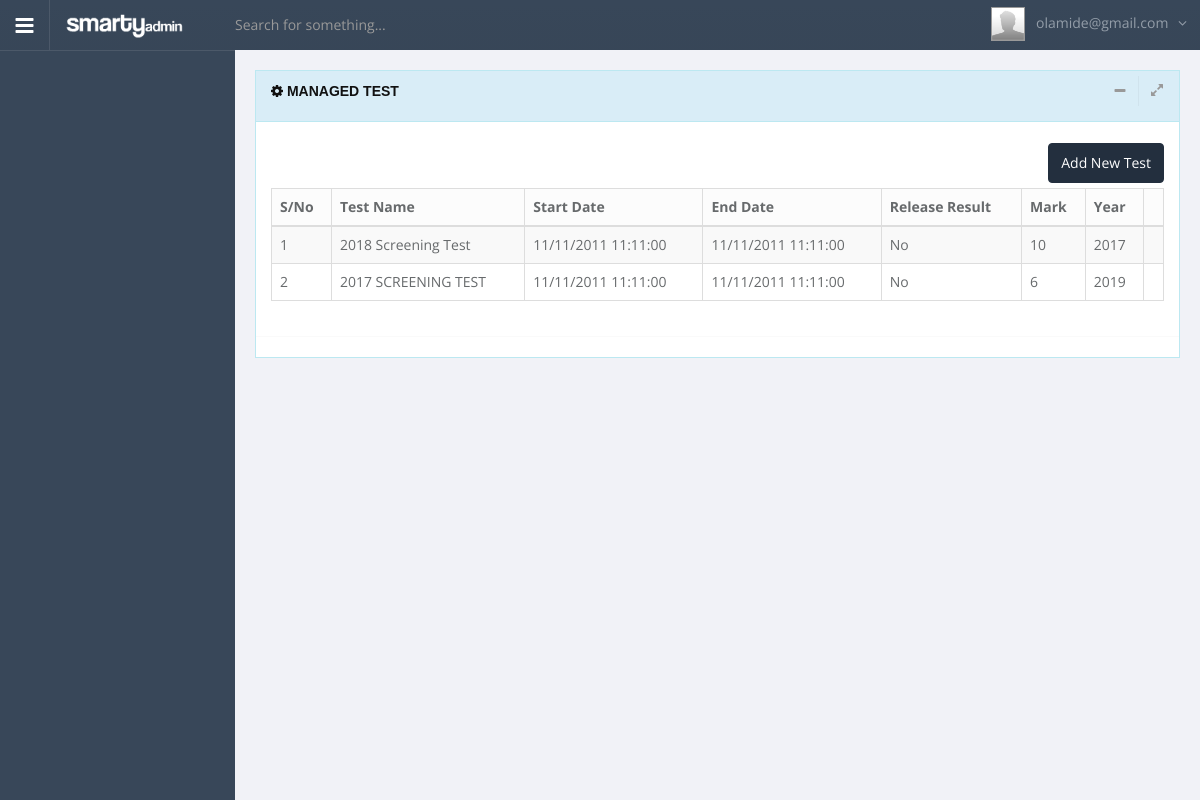
Screenshot of /staff/manageTest.php (signed in) with the database file from the repository.
### tables this page shows
CREATE TABLE `test_tb` (
  `id` int(10) NOT NULL AUTO_INCREMENT,
  `testName` varchar(100) NOT NULL,
  `startDate` varchar(120) NOT NULL,
  `endDate` varchar(120) NOT NULL,
  `mark` int(10) NOT NULL,
  `releaseResult` int(1) NOT NULL,
  `year` varchar(120) NOT NULL,
  PRIMARY KEY (`id`)
);

### staff/includes/user.php (called while the page is built, shortened)
<?php
class user extends dbh
{
	public function getStoreTest()
	{
		$stmt = "SELECT * FROM test_tb ";
		$result = $this->connect()->query($stmt);
		$numberrows = $result->num_rows;
		if ($numberrows >0) {
			while ($rows= $result->fetch_assoc()) {
				$data[] = $rows;
			}
			return $data;
		}
	}
	public function checkStatus($id)
	{
		if ($id == 0)
		{
			return 'Yes';
		}
		else
			return 'No';
	}
}
$object = new user();

### staff/includes/dbh.php (called while the page is built, shortened)
<?php
class dbh
{
	public function connect(){
		$this->servername ='localhost';
		$this->username ='root';
		$this->password ='root';
		$this->dbname ='zamScholarship';
		$conn = new mysqli($this->servername,$this->username, $this->password,$this->dbname );
		return $conn;
	}
}

### staff/manageTest.php (the view, shortened to what this page needs)
<?php include 'includes/dbh.php'; ?>
<?php include 'includes/user.php';
    $object->sessioncheck($_SESSION['user']);
   ?>
<?php
	include('..\admin/includes/headlink.php');
 ?>
	<body>
		<div id="wrapper">
            <?php include('..\admin/includes/navbar.php');?>
			<?php include('..\admin/includes/header.php');?>
			<section id="middle">
				<div id="content" class="padding-20">
					<div id="panel-1" class="panel panel-info">
						<div class="panel-heading">
							<span class="title elipsis">
								<strong class="text-black"> <i class="fa fa-gear"> </i> MANAGED TEST</strong>
							</span>
							<ul class="options pull-right list-inline">
								<li><a href="#" class="opt panel_colapse" data-toggle="tooltip" title="Colapse" data-placement="bottom"></a></li>
								<li><a href="#" class="opt panel_fullscreen hidden-xs" data-toggle="tooltip" title="Fullscreen" data-placement="bottom"><i class="fa fa-expand"></i></a></li>
							</ul>
						</div>
						<div class="panel-body">
						<div class="row">
							<div class="col-md-12"></div>
							<div class="col-md-9">
							</div>
							<div class="col-md-3 ">
							<a href="addTest.php" class="btn btn-primary pull-right">Add New Test</a>
							</div>
						</div>
							<table class="table table-striped table-bordered table-hover" id="datatable_sample">
								<thead>
									<tr>
										<th>S/No</th>
										<th>Test Name</th>
										<th>Start Date</th>
										<th>End Date</th>
										<th>Release Result</th>
										<th>Mark</th>
										<th>Year</th>
										<th></th>
									</tr>
								</thead>
								<tbody>
								<?php
									$results = $object->getStoreTest();
									$counter=1;
									foreach ($results as $result)
									{?>
									<tr>
										<td><?=$counter?></td>
										 <td><?=$result['testName']?></td>
										 <td><?=$result['startDate']?></td>
										 <td><?=$result['endDate']?></td>
										 <td><?=$object->checkStatus($result['releaseResult'])?></td>
										 <td><?=$result['mark']?></td>
										 <td><?=$result['year']?></td>
										 <td></td>
									</tr>
									<?php
									$counter++;
								}
									?>
								</tbody>
							</table>
						</div>
						<div class="panel-footer">
						</div>
					</div>
				</div>
			</section>
		</div>
	</body>
</html>

### admin/includes/headlink.php (shortened to what this page needs)
<!doctype html>
<html lang="en-US">
	<head>
		<link href="../assets/plugins/bootstrap/css/bootstrap.min.css" rel="stylesheet" type="text/css" />
		<link href="../assets/css/essentials.css" rel="stylesheet" type="text/css" />
		<link href="../assets/css/layout.css" rel="stylesheet" type="text/css" />
		<link href="../assets/css/color_scheme/blue.css" rel="stylesheet" type="text/css" id="color_scheme" />
	</head>

### admin/includes/navbar.php (shortened to what this page needs)
<aside id="aside">
	<nav id="sideNav">
		<ul class="nav nav-list">
		</ul>
	</nav>
	<span id="asidebg"></span>
</aside>

### admin/includes/header.php (shortened to what this page needs)
<header id="header">
	<button id="mobileMenuBtn"></button>
	<span class="logo pull-left">
		<img src="assets/images/logo_light.png" alt="admin panel" height="35" />
	</span>
	<form method="get" action="page-search.html" class="search pull-left hidden-xs">
		<input type="text" class="form-control" name="k" placeholder="Search for something..." />
	</form>
	<nav>
		<ul class="nav pull-right">
			<li class="dropdown pull-left">
				<a href="#" class="dropdown-toggle" data-toggle="dropdown" data-hover="dropdown" data-close-others="true">
					<img class="user-avatar" alt="" src="assets/images/noavatar.jpg" height="34" />
					<span class="user-name">
						<span class="hidden-xs">
							<?php echo $_SESSION['user']?> <i class="fa fa-angle-down"></i>
						</span>
					</span>
				</a>
			</li>
		</ul>
	</nav>
</header>

### assets/css/layout.css (style rules this page uses)
html, body { background:#f1f2f7; height:100%; }
body { color:#676a6c; height:100%; direction: ltr; overflow-x:hidden; font-size:14px; font-family:'Open Sans', Arial, sans-serif; }
#wrapper { position: relative; min-height: 100%; }
#mobileMenuBtn { float:left; color:#fff; height:50px; width:50px; font-size:21px; border-right:rgba(255,255,255,0.1) 1px solid; }
#mobileMenuBtn:before { font-family:'FontAwesome'; content: "\f0c9"; }
#header { height:50px; color: #939da8; position:relative; z-index:1000; background:#4b5354; background-image: -webkit-gradient(linear,left 0,left 100%,from(rgba(40,50,60,0)),to(rgba(40,50,60,0.05))); background-image: -webkit-linear-gradient(top,rgba(40,50,60,0),0,rgba(40,50,60,0.05),100%); background-image: -moz-linear-gradient(top,rgba(40,50,60,0) 0,rgba(40,50,60,0.05) 100%); background-image: linear-gradient(to bottom,rgba(40,50,60,0) 0,rgba(40,50,60,0.05) 100%); background-repeat: repeat-x; filter: progid:DXImageTransform.Microsoft.gradient(startColorstr='#0028323c',endColorstr='#0c28323c',GradientType=0); filter: none; }
#header nav ul li a { color:#526070; padding:0; margin:0; position:relative; }
#header .dropdown { margin:0 10px; }
#header .dropdown-toggle { color:#939da8; margin:0 !important; padding:0 !important; height:50px; }
#header a.dropdown-toggle i.fa-angle-down { margin-left:6px; margin-right:3px; }
#header img.user-avatar { display:inline-block; margin-right:10px; margin:7px; border:#999 1px solid; }
#header .logo { display:inline-block; height:50px; width:100%; max-width:170px; line-height:40px; margin-left:15px; }
#header form.search { margin:0; padding:0; }
#header form.search>input { color:#fff; height:50px; line-height:50px; padding:0; border:0; margin:0; background:transparent; -webkit-box-shadow:none !important; -moz-box-shadow:none !important; box-shadow:none !important; }
#aside { position: absolute; left: 0; top: 49px; bottom: 0; z-index:30; }
#aside, #asidebg { color: #939da8; width: 235px; background-color: #5a6667; }
#asidebg { position:fixed; top:0; left:0; bottom:0; z-index:-1; }
#aside nav>ul.nav.nav-list { margin-bottom:30px; }
#aside nav ul { list-style:none; border-top:rgba(0,0,0,0.1) 1px solid; border-bottom:rgba(255,255,255,0.1) 1px solid; height:100%; }
#middle { position: relative; content: ' '; clear: both; margin-left: 235px; }
#middle div.panel-heading ul.options { margin:-5px -15px 0 0; position:relative; }
#middle div.panel-heading ul.options>li { border-left: rgba(0,0,0,0.04) 1px solid; padding:0; float:left; position:relative; }
#middle div.panel-heading ul.options>li>a { padding:3px 7px 3px 7px; display:inline-block; text-transform:none; font-weight:400; }
#middle div.panel-heading ul.options>li:first-child { border-left:0; }
#middle div.panel-heading { color: #1E252D !important; height:51px; }
#middle .panel-heading ul.options li { border-left: rgba(0,0,0,0.04) 1px solid; margin: 0; }
#middle .panel-heading ul.options i.fa { margin:0 4px 0 0; text-align:center; }
#middle div.panel-heading .panel_colapse:before { font-family:'FontAwesome'; display: inline-block; font-size: 14px; content: "\f068"; width:22px; height:24px; line-height:24px; text-align:center; }
html,body { height:100%; }

### assets/css/color_scheme/blue.css (style rules this page uses)
#aside nav ul li a:active, #aside nav ul li.menu-open, #aside nav ul li.always-open, #aside nav>ul>li>a:hover, #aside nav>ul>li>a:focus, #aside nav ul li.active, .fancy-file-upload.fancy-file-primary>span.button, .datepicker table tr td.active.active, .btn-primary, #header, .popular .plan-title, body.min #aside ul.nav>li>ul li, body.min #aside ul.nav li.menu-open, body.min #aside ul.nav>li:hover>ul, #aside nav ul li a.dashboard, #aside .logo, body.min #asidesize, #aside, #asidebg { background-color: #384759; }
.panel>.panel-heading strong { color:#232f3e; }
.btn-primary { border-color:#232f3e; }
.btn-primary, .alert-theme-color, .panel-primary>.panel-heading { background-color: #232f3e !important; }

### rows the page displays
test_tb: testName "2018 Screening Test", startDate "11/11/2011 11:11:00", endDate "11/11/2011 11:11:00", releaseResult "No", mark "10", year "2017"
test_tb: testName "2017 SCREENING TEST", startDate "11/11/2011 11:11:00", endDate "11/11/2011 11:11:00", releaseResult "No", mark "6", year "2019"

### other values shown
$_SESSION['user'] "olamide@gmail.com"
